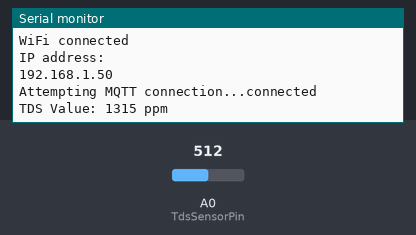
Recording of a sketch running on a simulated ESP8266 (NodeMCU). On the bench: the last lines printed to the serial monitor. Inputs (shaded band) come from the test bench; at power-on: A0 (TdsSensorPin) = 512. WiFi joins after 1.5 s; servers stay silent unless stated; no MQTT or app messages arrive unless stated.

Above: at 2.7 s.
2.8 s: A0 (TdsSensorPin) set to 716
At 4.7 s:
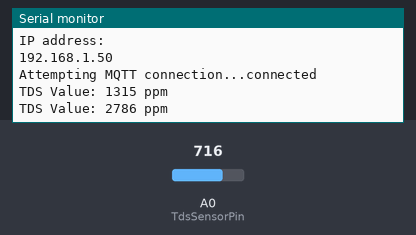
5.5 s: A0 (TdsSensorPin) set to 900
At 6.2 s:
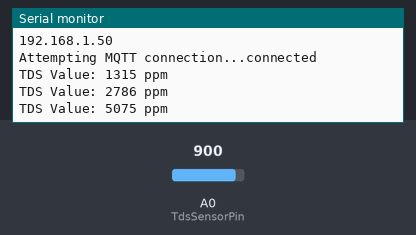
Timing chart, 0 to 8.5 s (numbered marks = the images above; inputs shaded):
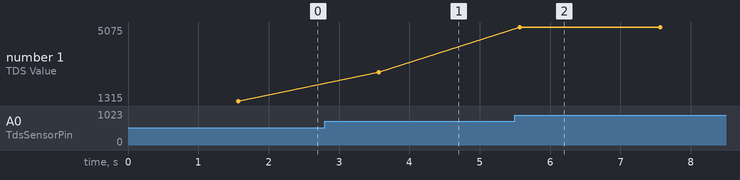

Measured:
- after the input at 2.8 s, the serial monitor: prints a new line after 0.76 s (image 1)
- after the input at 5.5 s, the serial monitor: prints a new line after 0.07 s (image 2)
- plotted number 1: 1315 → 2786 after the input at 2.8 s, 2786 → 5075 after the input at 5.5 s

The sketch:

tds_test_v1.ino
```cpp
#include <EEPROM.h>
#include "GravityTDS.h"
#include <ESP8266WiFi.h>
#include <PubSubClient.h>

// Define the TDS sensor pin
#define TdsSensorPin A0

// Initialize TDS sensor object
GravityTDS gravityTds;

float temperature = 25, tdsValue = 0;

// WiFi settings
const char* ssid = "Lab-ICN_v3";
const char* password = "labjarkomnomorsatu";

// MQTT Broker settings
const char* mqtt_server = "your_mosquitto_broker_ip";  // Replace with the IP of your Mosquitto broker
const int mqtt_port = 1883;  // Default MQTT port

// Initialize WiFi and MQTT client objects
WiFiClient espClient;
PubSubClient client(espClient);

// Function to connect to WiFi
void setup_wifi() {
  delay(10);
  Serial.println();
  Serial.print("Connecting to ");
  Serial.println(ssid);

  WiFi.begin(ssid, password);

  while (WiFi.status() != WL_CONNECTED) {
    delay(500);
    Serial.print(".");
  }

  Serial.println("");
  Serial.println("WiFi connected");
  Serial.println("IP address: ");
  Serial.println(WiFi.localIP());
}

// Function to connect to the MQTT broker
void reconnect() {
  // Loop until we're reconnected
  while (!client.connected()) {
    Serial.print("Attempting MQTT connection...");
    // Attempt to connect
    if (client.connect("ESP8266Client")) {
      Serial.println("connected");
    } else {
      Serial.print("failed, rc=");
      Serial.print(client.state());
      delay(5000);
    }
  }
}

void setup() {
  Serial.begin(115200);

  // TDS Sensor setup
  gravityTds.setPin(TdsSensorPin);
  gravityTds.setAref(5.0);  // Reference voltage on ADC, default 5.0V on Arduino UNO
  gravityTds.setAdcRange(1024);  // 1024 for 10bit ADC; 4096 for 12bit ADC
  gravityTds.begin();  // Initialization

  // Connect to WiFi
  setup_wifi();

  // Set the MQTT broker and port
  client.setServer(mqtt_server, mqtt_port);
}

void loop() {
  // Ensure the MQTT client is connected
  if (!client.connected()) {
    reconnect();
  }
  client.loop();

  // Get TDS value
  gravityTds.setTemperature(temperature);  // Set the temperature and execute temperature compensation
  gravityTds.update();  // Sample and calculate
  tdsValue = gravityTds.getTdsValue();  // Then get the value

  // Print TDS value to Serial
  Serial.print("TDS Value: ");
  Serial.print(tdsValue, 0);
  Serial.println(" ppm");

  // Prepare TDS value as a string to publish over MQTT
  char tdsString[10];
  dtostrf(tdsValue, 1, 2, tdsString);  // Convert float to string with 2 decimal places

  // Publish the TDS value to the MQTT broker
  client.publish("wp/tds", tdsString);

  // Delay before next reading
  delay(2000);
}
```
